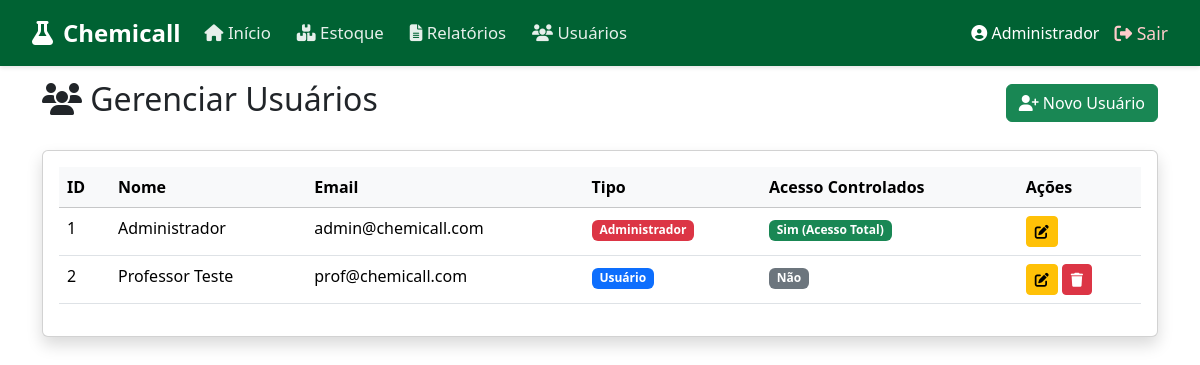
/src/telas/usuarios/index.php (signed in), run on the app's committed database.
### tables this page shows
CREATE TABLE funcionario (
    cod_funcionario INT AUTO_INCREMENT PRIMARY KEY,
    senha VARCHAR(255) NOT NULL,
    nome VARCHAR(100) NOT NULL,
    email VARCHAR(255) NOT NULL UNIQUE,
    tipo VARCHAR(20) DEFAULT 'user',
    acesso_controlados TINYINT(1) NOT NULL DEFAULT 0
);

### src/controllers/FuncionarioController.php (called while the page is built, shortened)
<?php
class FuncionarioController {
    private $conn;
    public function __construct($db) {
        $this->conn = $db;
    }
    public function listar() {
        try {
            $stmt = $this->conn->query("SELECT * FROM funcionario ORDER BY nome ASC");
            return $stmt->fetchAll(PDO::FETCH_ASSOC);
        } catch (PDOException $e) {
            return [];
        }
    }
}
?>

### src/telas/usuarios/index.php (the view, shortened to what this page needs)
<?php
require_once __DIR__ . '/../../controllers/AuthController.php';
require_once __DIR__ . '/../../controllers/FuncionarioController.php';
require_once __DIR__ . '/../../db/db_connection.php';
$controller = new FuncionarioController($conn);
$usuarios = $controller->listar();
?>
<!DOCTYPE html>
<html lang="pt-br">
<head>
    <link href="https://cdn.jsdelivr.net/npm/bootstrap@5.3.3/dist/css/bootstrap.min.css" rel="stylesheet">
    <link rel="stylesheet" href="https://cdnjs.cloudflare.com/ajax/libs/font-awesome/6.5.2/css/all.min.css">
</head>
<body>
    <?php include '../../componentes/header.php'; ?>
    <div class="container mt-5">
        <div class="d-flex justify-content-between align-items-center mb-4">
            <h2><i class="fas fa-users"></i> Gerenciar Usuários</h2>
            <a href="cadastro.php" class="btn btn-success"><i class="fas fa-user-plus"></i> Novo Usuário</a>
        </div>
        <div class="card shadow">
            <div class="card-body">
                <div class="table-responsive">
                    <table class="table table-hover">
                        <thead class="table-light">
                            <tr>
                                <th>ID</th>
                                <th>Nome</th>
                                <th>Email</th>
                                <th>Tipo</th>
                                <th>Acesso Controlados</th>
                                <th>Ações</th>
                            </tr>
                        </thead>
                        <tbody>
                            <?php foreach ($usuarios as $user): ?>
                            <tr>
                                <td><?php echo htmlspecialchars($user['cod_funcionario']); ?></td>
                                <td><?php echo htmlspecialchars($user['nome']); ?></td>
                                <td><?php echo htmlspecialchars($user['email']); ?></td>
                                <td>
                                    <?php
                                    $badgeColor = 'primary';
                                    $tipoLabel = 'Usuário';
                                    if ($user['tipo'] === 'admin') {
                                        $badgeColor = 'danger';
                                        $tipoLabel = 'Administrador';
                                    } elseif ($user['tipo'] === 'gestor') {
                                        $badgeColor = 'success';
                                        $tipoLabel = 'Gestor';
                                    }
                                    ?>
                                    <span class="badge bg-<?php echo $badgeColor; ?>">
                                        <?php echo $tipoLabel; ?>
                                    </span>
                                </td>
                                <td>
                                    <?php if ($user['tipo'] === 'admin' || $user['tipo'] === 'gestor'): ?>
                                        <span class="badge bg-success">Sim (Acesso Total)</span>
                                    <?php else: ?>
                                        <span class="badge bg-<?php echo (isset($user['acesso_controlados']) && $user['acesso_controlados'] == 1) ? 'success' : 'secondary'; ?>">
                                            <?php echo (isset($user['acesso_controlados']) && $user['acesso_controlados'] == 1) ? 'Sim' : 'Não'; ?>
                                        </span>
                                    <?php endif; ?>
                                </td>
                                <td>
                                    <a href="editar.php?id=<?php echo $user['cod_funcionario']; ?>" class="btn btn-sm btn-warning" title="Editar">
                                        <i class="fas fa-edit"></i>
                                    </a>
                                    <?php if ($user['cod_funcionario'] != $_SESSION['user_id']): ?>
                                    <button type="button" class="btn btn-sm btn-danger" data-bs-toggle="modal" data-bs-target="#deleteModal<?php echo $user['cod_funcionario']; ?>" title="Excluir">
                                        <i class="fas fa-trash"></i>
                                    </button>
                                    <?php endif; ?>
                                </td>
                            </tr>
                            <?php endforeach; ?>
                        </tbody>
                    </table>
                </div>
            </div>
        </div>
    </div>
</body>
</html>

### data on the page
funcionario: cod_funcionario "1", nome "Administrador", email "admin@chemicall.com", tipo "Administrador", shows "Sim (Acesso Total)"
funcionario: cod_funcionario "2", nome "Professor Teste", email "prof@chemicall.com", tipoLabel "Usuário", tipo "Não"

### other printed values
$_SESSION['user_name'] "Administrador"
